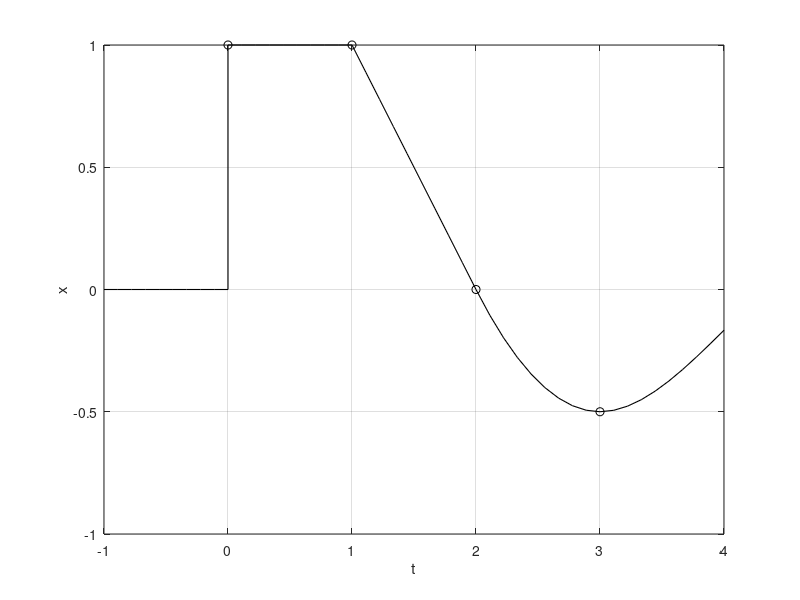

Here is the MATLAB script that generated this plot:
t0 = linspace(-1,0, 10);
t1 = linspace(0,1, 10);
t2 = linspace(1,2, 10);
t3 = linspace(2,3, 10);
t4 = linspace(3,4, 10);

f0 = @(t) zeros(size(t))
f1 = @(t) ones(size(t));
f2 =  @(t) -t+2;
f3 = @(t) 1/2*t.^2 - 3.*t + 4;
f4 = @(t) -1/6.*t.^3 + 2*t.^2 -15/2*t + 17/2;

y0 = f0(t0);
y1 = f1(t1);
y2 = f2(t2);
y3 = f3(t3);
y4 = f4(t4);

pts_t = [0, 1, 2, 3];
pts_y = [1, 1, 0, -0.5];

% concatenate y1 and y2
y = [y0, y1, y2, y3, y4];
t = [t0, t1, t2, t3, t4];
plot(t, y, "k", 'LineWidth', 0.8)
hold on;
grid on;
scatter(pts_t, pts_y, "k")
xlabel("t")
ylabel("x")
